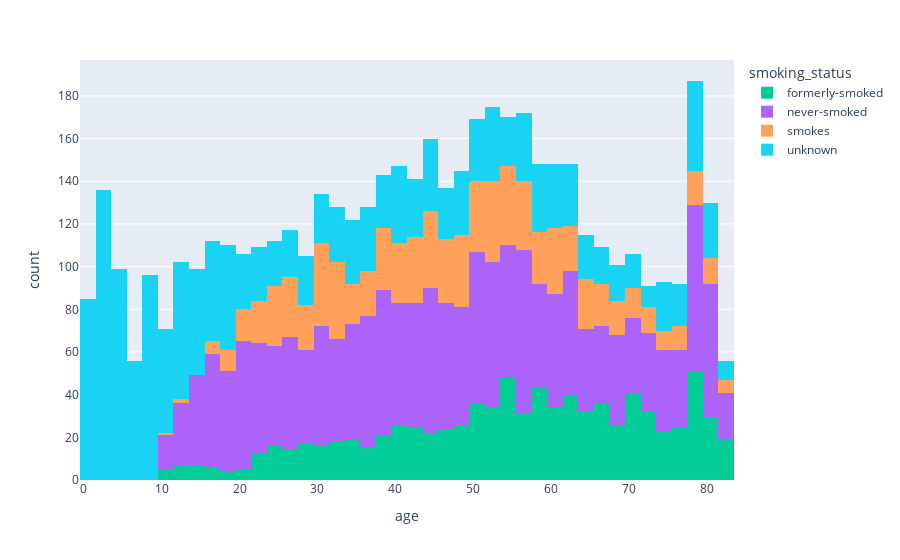

The notebook cell this image was saved under:
### Code cell
df["stroke"]
fig = px.histogram(df, x="age",color="smoking_status",color_discrete_map=colorpallete)

fig.show()

### Figure 1 — Plotly figure (JSON) as saved in the notebook; plotly's stock layout.template omitted (floating-point values rounded to 4 significant figures; data arrays with more than 128 entries replaced by an {"elided": "..."} marker saying what was removed)
{"data": [{"alignmentgroup": "True", "bingroup": "x", "hovertemplate": "smoking_status=formerly-smoked<br>age=%{x}<br>count=%{y}<extra></extra>", "legendgroup": "formerly-smoked", "marker": {"color": "#00cc96"}, "name": "formerly-smoked", "offsetgroup": "formerly-smoked", "orientation": "v", "showlegend": true, "type": "histogram", "x": {"elided": "885 int values"}, "xaxis": "x", "yaxis": "y"}, {"alignmentgroup": "True", "bingroup": "x", "hovertemplate": "smoking_status=never-smoked<br>age=%{x}<br>count=%{y}<extra></extra>", "legendgroup": "never-smoked", "marker": {"color": "#ab63fa"}, "name": "never-smoked", "offsetgroup": "never-smoked", "orientation": "v", "showlegend": true, "type": "histogram", "x": {"elided": "1892 int values"}, "xaxis": "x", "yaxis": "y"}, {"alignmentgroup": "True", "bingroup": "x", "hovertemplate": "smoking_status=smokes<br>age=%{x}<br>count=%{y}<extra></extra>", "legendgroup": "smokes", "marker": {"color": "#FFA15A"}, "name": "smokes", "offsetgroup": "smokes", "orientation": "v", "showlegend": true, "type": "histogram", "x": {"elided": "789 int values"}, "xaxis": "x", "yaxis": "y"}, {"alignmentgroup": "True", "bingroup": "x", "hovertemplate": "smoking_status=unknown<br>age=%{x}<br>count=%{y}<extra></extra>", "legendgroup": "unknown", "marker": {"color": "#19d3f3"}, "name": "unknown", "offsetgroup": "unknown", "orientation": "v", "showlegend": true, "type": "histogram", "x": {"elided": "1544 int values"}, "xaxis": "x", "yaxis": "y"}], "layout": {"barmode": "relative", "legend": {"title": {"text": "smoking_status"}, "tracegroupgap": 0}, "margin": {"t": 60}, "xaxis": {"anchor": "y", "domain": [0, 1], "title": {"text": "age"}}, "yaxis": {"anchor": "x", "domain": [0, 1], "title": {"text": "count"}}}}
